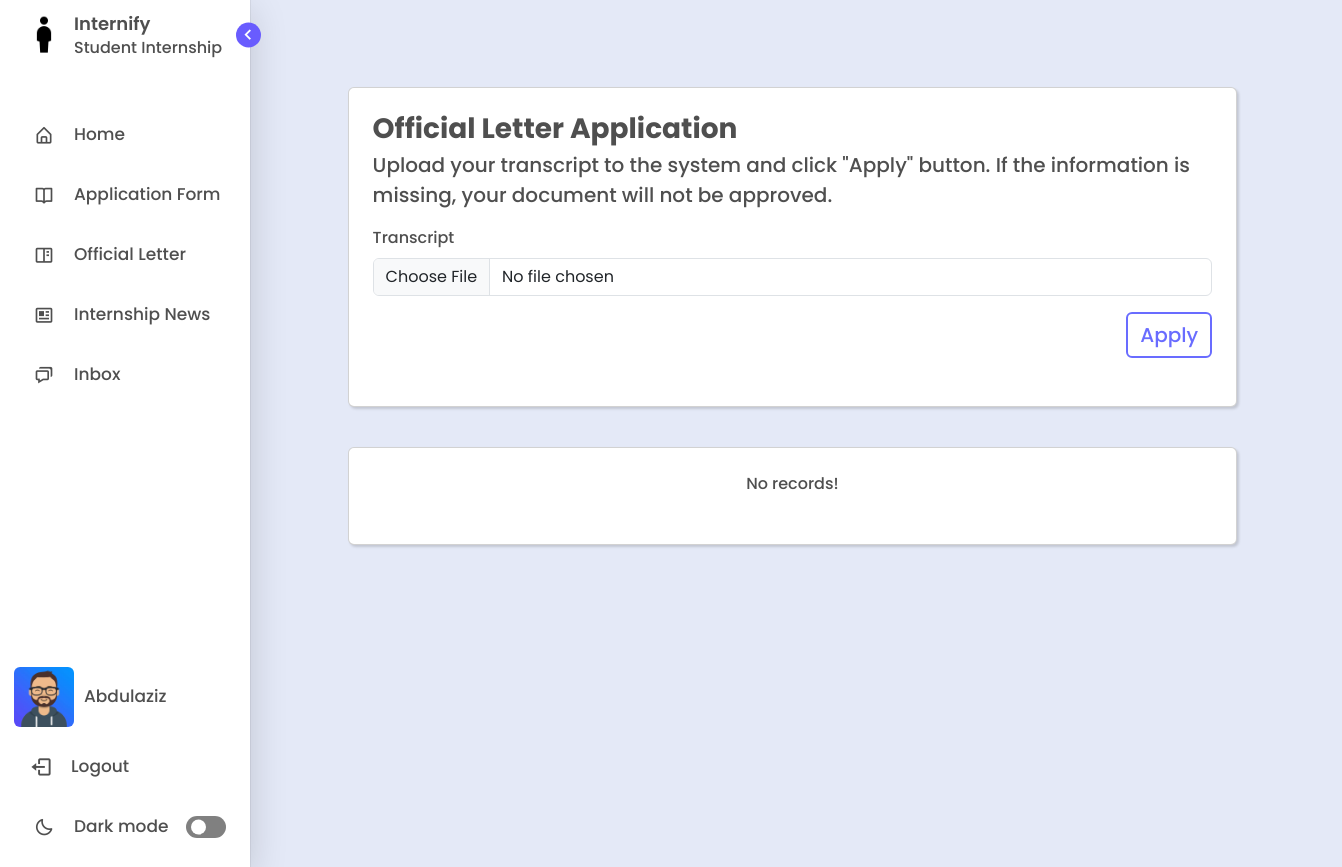
The app's page /official-letter/ (signed in) with its own data.
### management/models.py (models this page shows, shortened)
class User(AbstractBaseUser, PermissionsMixin):
    GENDER_CHOICES = (
        ('M', 'Male'),
        ('F', 'Female'),
    )
    first_name = models.CharField(max_length=100)
    last_name = models.CharField(max_length=100)
    email = models.EmailField(unique=True)
    gender = models.CharField(max_length=1, choices=GENDER_CHOICES)
    photo = models.ImageField(upload_to='users', null=True, blank=True)
    last_login = models.DateTimeField(auto_now=True)
    is_active = models.BooleanField(default=True)
    is_staff = models.BooleanField(default=False)
    is_superuser = models.BooleanField(default=False)
    objects = CustomUserManager()
    USERNAME_FIELD = 'email'
    REQUIRED_FIELDS = ['first_name', 'last_name', 'gender',  'password']

### management/views.py (the view, shortened to what this page needs)
# urls.py: path('official-letter/', views.officialletter, name = "officialletter"),
def officialletter(request):
	user = request.user
	student = Student.objects.get(user=user)
	applications = Application.objects.filter(student=student, type='L').order_by('-date_created')
	documents = Document.objects.filter(application__in=applications)
	unread_messages = Message.objects.filter(receiver=request.user, is_read=False).count()
	context = {
		'applications': applications,
		'documents': documents,
		'unread_messages': unread_messages
	}
	return render(request, "student/officialletter.html", context)

### templates/student/officialletter.html (shortened to what this page needs)
{% extends "layout.html" %}
{% load l10n %}
{% load static %}
{% block content %}
	{% include 'includes/sidebar.html' with unread_messages=unread_messages %}
  <div class="home" style="margin-left:11%; margin-top:5%;">
    <div class="float-container">
      <div class="float-child-left">
        <div class="col-lg-12">
          <div class="card p-4">
            <header class = "mb-4" style="text-align: start;">
              <form enctype="multipart/form-data" action="{% url 'officialletter' %}" method="POST">
              <a>
                <h3 class="fw-bolder mb-1 text">Official Letter Application</h3>
              </a>
              <p class="text lead">Upload your transcript to the system and click "Apply" button. If the information is missing, your document will not be approved.</p>
			  <div class="mb-3">
				<label for="formFile" class="form-label text">Transcript</label>
				<input class="form-control" name="transcript" type="file" id="formFile" required>
			</div>
			<button type="submit" class="btn btn-outline-primary" style="float:right;">
                <span class="d-none d-sm-block"> Apply</span>
              </button>
              </form>
             </header>
          </div>
          <div class="col-lg-12">
            <div class="card p-4" style="margin-top:40px; max-height: 500px; overflow-y: scroll;">
              <header class = "mb-2" style="text-align: start;">
                <table id="example" class="table table-striped" style="width:100%; margin-bottom: auto;">
                  {% if applications.count > 0 %}
                  <thead>
                    <tr>
                      <th class="text" style="font-weight: bold;">#</th>
                      <th class="text" style="font-weight: bold;">Date</th>
                      <th class="text" style="font-weight: bold;">Time Created</th>
                      <th class="text" style="font-weight: bold;">Internship Coordinator</th>
                      <th class="text" style="font-weight: bold;">Status</th>
					  <th class="text" style="font-weight: bold;">Uploaded</th>
					  <th class="text" style="font-weight: bold;">Result</th>
                    </tr>
                  </thead>
				  <tbody>
                      {% for application in applications %}
                        <tr>
                          <td class="text" style="font-weight: bold; font-family:Arial, Helvetica, sans-serif;">{{forloop.counter}}</td>
                          <td class="text" style="font-weight: bold; font-family:Arial, Helvetica, sans-serif;">{{application.date_created|date:"d-m-Y" }}</td>
                          <td class="text" style="font-weight: bold; font-family:Arial, Helvetica, sans-serif;">{{application.date_created|date:"h:i A"}}</td>
                          <td class="text" style="font-weight: bold; font-family:Arial, Helvetica, sans-serif;">{{application.coordinator.user.first_name}} {{application.coordinator.user.last_name}}</td>
						  {% if application.status == 'W' %}
                            <td>
                              <span style="color: lightskyblue; font-weight: bold; font-family: Arial, Helvetica, sans-serif;">
                                WAITING
                              </span>
                            </td>
							<td>
								{% for document in documents %}
									{% if document.application.id == application.id and document.type == 'S' %}
										<a href="{{document.document.url}}" target="_blank" class="text" style="text-decoration: none;">
											<span><i class='bx bx-show'></i></span>
										</a>
									{% endif %}
								{% endfor %}
							</td>
							<td></td>
                          {% elif application.status == 'A' %}
                            <td>
                              <span style="color: lightgreen; font-weight: bold; font-family: Arial, Helvetica, sans-serif;">
                                ACCEPTED
                              </span>
                            </td>
							<td>
								{% for document in documents %}
									{% if document.application.id == application.id and document.type == 'S' %}
										<a href="{{document.document.url}}" target="_blank" class="text" style="text-decoration: none;">
											<span><i class='bx bx-show'></i></span>
										</a>
									{% endif %}
								{% endfor %}
							</td>
							<td>
								{% for document in documents %}
									{% if document.application.id == application.id and document.type == 'G' %}
										<a download href="{{document.document.url}}" target="_blank" class="text" style="text-decoration: none;">
											<i class='bx bxs-cloud-download'></i>
										</a>
									{% endif %}
								{% endfor %}
							</td>
						{% else %}
                            <td>
                              <span style="color: lightcoral; font-weight: bold; font-family: Arial, Helvetica, sans-serif;">
                                REJECTED
                              </span>
                            </td>
							<td>
								{% for document in documents %}
									{% if document.application.id == application.id and document.type == 'S' %}
										<a href="{{document.document.url}}" target="_blank" class="text" style="text-decoration: none;">
											<span><i class='bx bx-show'></i></span>
										</a>
									{% endif %}
								{% endfor %}
							</td>
							<td></td>
                          {% endif %}
                        </tr>
						{% endfor %}
					</tbody>
                    {% else %}
					<tr>
                      <p class='text-center text'>No records!</p>
                    </tr>
                    {% endif %}
                </table>
              </header>
            </div>
          </div>
        </div>
      </div>
    </div>
  </div>
  {% endblock content %}

### templates/includes/sidebar.html (shortened to what this page needs)
<!DOCTYPE html>
{% load static %}
<html lang="en">
<head>
    <link href='https://unpkg.com/boxicons@2.1.1/css/boxicons.min.css' rel='stylesheet'>
</head>
<body>
    <nav class="sidebar open">
        <header>
            <div class="image-text">
                <span class="image">
                    <a href="/home"><img id="my-image" src="{% static 'assets/img/logo.png' %}" alt=""></a>
                </span>
                <div class="text logo-text">
                    <a href="/home" style="text-decoration: none; color: var(--text-color);"><span class="name">Internify</span></a>
                    <span class="profession">Student Internship</span>
                </div>
            </div>
            <i class='bx bx-chevron-right toggle'></i>
        </header>
        <div class="menu-bar">
            <div class="menu">
                <li class="nav-link">
                    <a href="{% url 'index' %}">
                        <i class='bx bx-home-alt icon' ></i>
                        <span class="text nav-text">Home</span>
                    </a>
                </li>
                {% for group in request.user.groups.all %}
                    {% if group.name == 'Student' %}
                        <li class ="nav-link">
                            <a href="/application-form">
                                <i class='bx bx-book-open icon'></i>
                                <span class="text nav-text">Application Form</span>
                            </a>
                        </li>
                        <li class ="nav-link">
                            <a href="/official-letter">
                                <i class='bx bx-book-content icon' ></i>
                                <span class="text nav-text">Official Letter</span>
                            </a>
                        </li>
                        <li class="nav-link">
                            <a href="/internship-opportunities">
                              <i class='bx bx-news icon' ></i>
                              <span class="text nav-text">Internship News</span>
                            </a>
                        </li>
                    {% endif %}
                {% endfor %}
                <li class="nav-link">
                    <a href="{% url 'inbox' %}"  class="position-relative">
                        <i class='bx bx-chat icon' ></i>
                        <span class="text nav-text">Inbox
						</span>
                    </a>
                </li>
            </div>
            <div class="bottom-content">
                <li class="nav-link">
                    <a href="/profile">
                        <img src="
                                {% if request.user.photo%}
                                    {{ request.user.photo.url }}
                                {% elif request.user.gender == 'M' %}
                                    {% static 'assets/img/avatars/male_avatar.png' %}
                                {% else %}
                                    {% static 'assets/img/avatars/female_avatar.png' %}
                                {% endif %}
                                "
                                alt="user-avatar"
                            class="d-block rounded" height="60" width="60" id="uploadedAvatar" />
                        <span class="text nav-text" style="margin-left:10px;"> {{user.first_name}}</span>
                    </a>
                </li>
                <li class="nav-link">
                    <a href="/logout">
                        <i class='bx bx-log-out icon' style="font-size:23px; margin-left:-3px;"></i>
                        <span class="text nav-text">Logout</span>
                    </a>
                </li>
                <li class="mode">
                    <div class="sun-moon">
                        <i class='bx bx-moon icon moon'></i>
                    </div>
                    <span class="mode-text text">Dark mode</span>
                    <div class="toggle-switch">
                        <span class="switch"></span>
                    </div>
                </li>
            </div>
        </div>
    </nav>
</body>
</html>

### templates/student/officialletter.html (style rules this page uses)
body { overflow:hidden; }
.float-child-left { width: 80%; float: left; padding: 20px; }

### templates/includes/sidebar.html (style rules this page uses)
* { margin: 0; padding: 0; box-sizing: border-box; font-family: 'Poppins', sans-serif; }
:root { --body-color: #E4E9F7; --sidebar-color: #FFF; --primary-color: #695CFE; --primary-color-light: white; --purple-text-color: #696CFF; --toggle-color: gray; --text-color: #4f4f4f; --tran-03: all 0.2s ease; --tran-03: all 0.3s ease; --tran-04: all 0.3s ease; --tran-05: all 0.3s ease; }
body { min-height: 100vh; background-color: var(--body-color); transition: var(--tran-05); overflow-x: hidden; }
.sidebar { position: fixed; top: 0; left: 0; height: 100%; width: 250px; padding: 10px 14px; background: var(--sidebar-color); transition: var(--tran-05); z-index: 100; box-shadow: rgba(0, 0, 0, 0.16) 0px 10px 36px 0px, rgba(0, 0, 0, 0.06) 0px 0px 0px 1px; }
.sidebar li { height: 50px; list-style: none; display: flex; align-items: center; margin-top: 10px; }
.sidebar header .image, .sidebar .icon { min-width: 60px; border-radius: 6px; }
.sidebar .icon { min-width: 60px; border-radius: 6px; height: 100%; display: flex; align-items: center; justify-content: center; font-size: 20px; }
.sidebar .text, .sidebar .icon { color: var(--text-color); transition: var(--tran-03); }
.sidebar .text { font-size: 17px; font-weight: 500; white-space: nowrap; opacity: 1; }
.sidebar header { position: relative; }
.sidebar header .image-text { display: flex; align-items: center; }
.sidebar header .logo-text { display: flex; flex-direction: column; }
header .image-text .name { margin-top: 2px; font-size: 18px; font-weight: 600; }
header .image-text .profession { font-size: 16px; margin-top: -2px; display: block; }
.sidebar header .image { display: flex; align-items: center; justify-content: center; }
.sidebar header .image img { width: 40px; border-radius: 6px; }
.sidebar header .toggle { position: absolute; top: 50%; right: -25px; transform: translateY(-50%) rotate(180deg); height: 25px; width: 25px; background-color: var(--primary-color); color: var(--sidebar-color); border-radius: 50%; display: flex; align-items: center; justify-content: center; font-size: 22px; cursor: pointer; transition: var(--tran-05); }
.sidebar .menu { margin-top: 40px; }
.sidebar li a { list-style: none; height: 100%; background-color: transparent; display: flex; align-items: center; height: 100%; width: 100%; border-radius: 6px; text-decoration: none; transition: var(--tran-03); }
.sidebar .menu-bar { height: calc(100% - 55px); display: flex; flex-direction: column; justify-content: space-between; overflow-y: scroll; }
.sidebar .menu-bar .mode { border-radius: 6px; background-color: var(--primary-color-light); position: relative; transition: var(--tran-05); }
.menu-bar .mode .sun-moon { height: 50px; width: 60px; }
.mode .sun-moon i { position: absolute; }
.bottom-content .nav-link { margin-top:20px; }
.menu-bar .bottom-content .toggle-switch { position: absolute; right: 0; height: 100%; min-width: 60px; display: flex; align-items: center; justify-content: center; border-radius: 6px; cursor: pointer; }
.toggle-switch .switch { position: relative; height: 22px; width: 40px; border-radius: 25px; background-color: var(--toggle-color); transition: var(--tran-05); }
.switch::before { content: ''; position: absolute; height: 15px; width: 15px; border-radius: 50%; top: 50%; left: 5px; transform: translateY(-50%); background-color: var(--sidebar-color); transition: var(--tran-04); }
.home { position: absolute; top: 0; top: 0; left: 180px; height: 100vh; width: calc(100% - 180px); background-color: var(--body-color); transition: var(--tran-05); }
.home .text { font-weight: 500; color: var(--text-color); }
.card { background-color: var(--primary-color-light); box-shadow: rgba(0, 0, 0, 0.15) 1.95px 1.95px 2.6px; }
.btn-outline-primary { font-size: 20px; font-weight: 500; color: var(--purple-text-color); background-color: var(--primary-color-light); border: 2px solid var(--purple-text-color); }

### records on screen
User: photo (picture), first_name "Abdulaziz"
